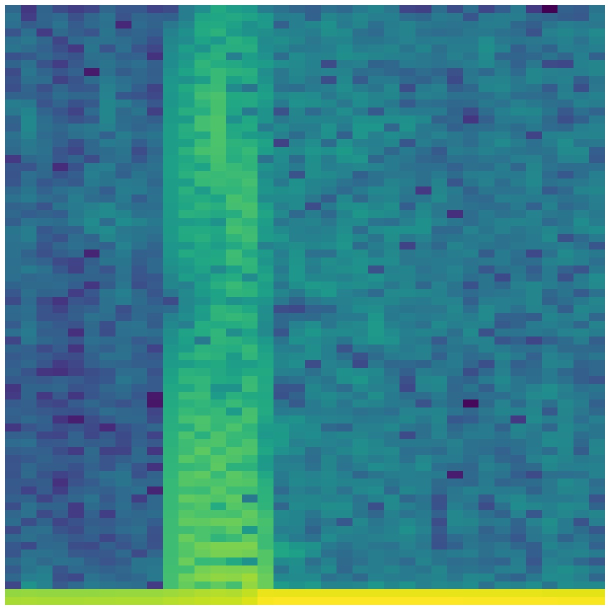
#> input picture utils/data/img/1_0.553_2.870_0.jpg, 1220 x 1220 px (shown at 1/2 size); its folder holds 4 pictures in this run
$ python load_data.py
#> lines starting #> are read from the running program, lines starting #| are printed output that depends on the picture
import os
from collections import defaultdict
import numpy as np
from scipy.io.wavfile import read, write
import matplotlib.pyplot as plt
from PIL import Image


def load_spectrograms(img_path, size):
#> called with img_path = '../../utils/data/img', size = (32, 32)
    X = []
    y = []
    img_paths = os.listdir(img_path)
    for path in img_paths:
        label = (((path.split("/"))[-1]).split("_"))[0]
        img = np.asarray((Image.open(img_path + "/" + path).convert('L')).resize(size))
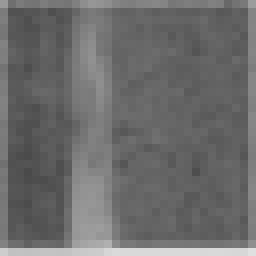
#> img: shape (32, 32) (shown 8 times larger); min 74, max 224, mean 108
        X.append(img)
        y.append(int(label))
#> pass 2 of the loop in load_spectrograms, `for path in img_paths:`:
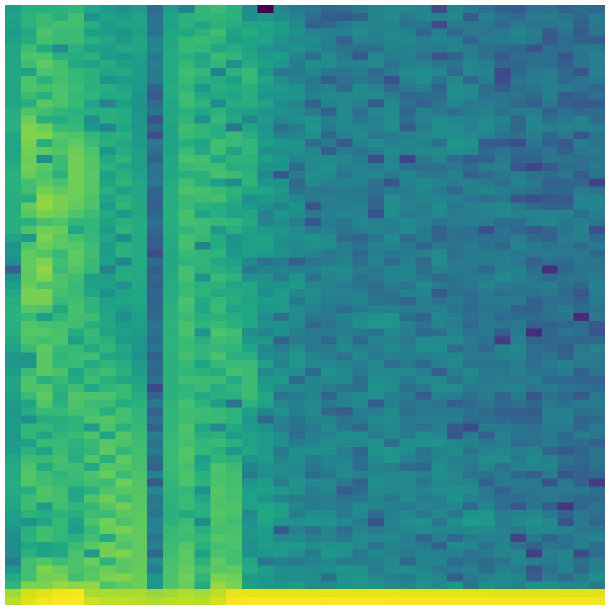
#> input picture utils/data/img/1_0.553_2.870_293.jpg, 1220 x 1220 px (shown at 1/2 size)
#> in load_spectrograms, `img = np.asarray((Image.open(img_path + "/" + path).convert('L')).resi..`:
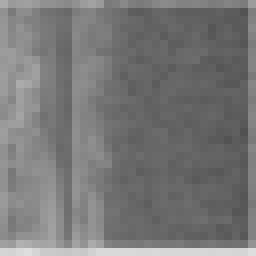
#> img: shape (32, 32) (shown 8 times larger); min 82, max 222, mean 119.3
#> pass 3 of the loop in load_spectrograms, `for path in img_paths:`:
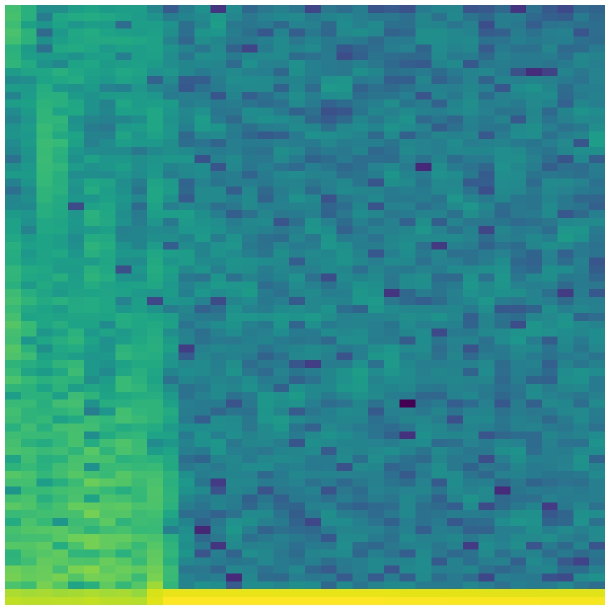
#> input picture utils/data/img/1_0.756_4.200_103.jpg, 1220 x 1220 px (shown at 1/2 size)
#> in load_spectrograms, `img = np.asarray((Image.open(img_path + "/" + path).convert('L')).resi..`:
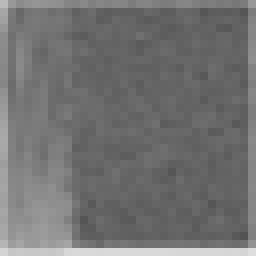
#> img: shape (32, 32) (shown 8 times larger); min 83, max 222, mean 114
#> the loop made 4 passes; the first 3 are shown
    return np.expand_dims(np.array(X), axis=-1), np.expand_dims(np.array(y), axis=-1)


if __name__ == "__main__":
    img_path = "../../utils/data/img"
    img_width = 32
    img_length  = 32
    X, y = load_spectrograms(img_path, size=(img_width, img_length))
